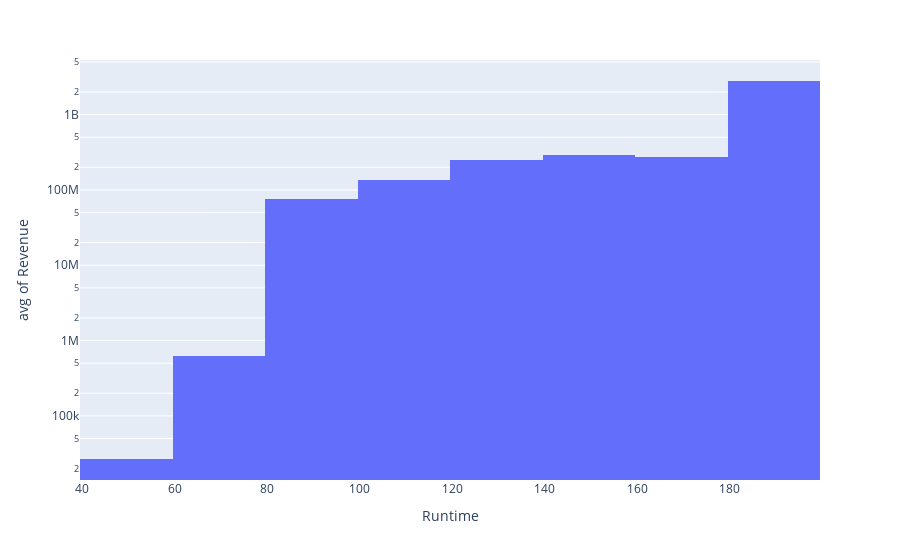

Notebook code for this chart:
### Code cell
fig = px.histogram(df, x='Runtime', y='Revenue', histfunc='avg', log_y=True, nbins=10)
fig.show()

### Figure 1 — Plotly figure (JSON) as saved in the notebook; plotly's stock layout.template omitted (floating-point values rounded to 4 significant figures; data arrays with more than 128 entries replaced by an {"elided": "..."} marker saying what was removed)
{"data": [{"alignmentgroup": "True", "bingroup": "x", "histfunc": "avg", "hovertemplate": "Runtime=%{x}<br>avg of Revenue=%{y}<extra></extra>", "legendgroup": "", "marker": {"color": "#636efa", "pattern": {"shape": ""}}, "name": "", "nbinsx": 10, "offsetgroup": "", "orientation": "v", "showlegend": false, "type": "histogram", "x": {"elided": "347 int values"}, "xaxis": "x", "y": {"elided": "347 int values"}, "yaxis": "y"}], "layout": {"barmode": "relative", "legend": {"tracegroupgap": 0}, "margin": {"t": 60}, "xaxis": {"anchor": "y", "domain": [0, 1], "title": {"text": "Runtime"}}, "yaxis": {"anchor": "x", "domain": [0, 1], "title": {"text": "avg of Revenue"}, "type": "log"}}}
